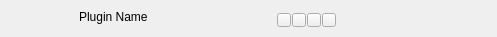
<?xml version="1.0" encoding="UTF-8"?>
<ui version="4.0">
 <class>PluginWidget</class>
 <widget class="QFrame" name="PluginWidget">
  <property name="geometry">
   <rect>
    <x>0</x>
    <y>0</y>
    <width>497</width>
    <height>37</height>
   </rect>
  </property>
  <property name="contextMenuPolicy">
   <enum>Qt::CustomContextMenu</enum>
  </property>
  <property name="windowTitle">
   <string>Frame</string>
  </property>
  <property name="lineWidth">
   <number>0</number>
  </property>
  <layout class="QHBoxLayout" name="horizontalLayout">
   <property name="spacing">
    <number>2</number>
   </property>
   <property name="leftMargin">
    <number>4</number>
   </property>
   <property name="topMargin">
    <number>2</number>
   </property>
   <property name="rightMargin">
    <number>4</number>
   </property>
   <property name="bottomMargin">
    <number>2</number>
   </property>
   <item>
    <widget class="QWidget" name="area_left" native="true">
     <layout class="QHBoxLayout" name="horizontalLayout_3">
      <property name="spacing">
       <number>1</number>
      </property>
      <property name="leftMargin">
       <number>0</number>
      </property>
      <property name="topMargin">
       <number>1</number>
      </property>
      <property name="rightMargin">
       <number>0</number>
      </property>
      <property name="bottomMargin">
       <number>4</number>
      </property>
      <item>
       <widget class="ScalableButton" name="b_enable">
        <property name="minimumSize">
         <size>
          <width>24</width>
          <height>24</height>
         </size>
        </property>
        <property name="maximumSize">
         <size>
          <width>24</width>
          <height>24</height>
         </size>
        </property>
        <property name="text">
         <string/>
        </property>
        <property name="icon">
         <iconset resource="../resources.qrc">
          <normaloff>:/bitmaps/button_off.png</normaloff>:/bitmaps/button_off.png</iconset>
        </property>
        <property name="iconSize">
         <size>
          <width>24</width>
          <height>24</height>
         </size>
        </property>
        <property name="checkable">
         <bool>true</bool>
        </property>
        <property name="flat">
         <bool>true</bool>
        </property>
       </widget>
      </item>
      <item>
       <widget class="ScalableButton" name="b_gui">
        <property name="minimumSize">
         <size>
          <width>24</width>
          <height>24</height>
         </size>
        </property>
        <property name="maximumSize">
         <size>
          <width>24</width>
          <height>24</height>
         </size>
        </property>
        <property name="text">
         <string/>
        </property>
        <property name="icon">
         <iconset resource="../resources.qrc">
          <normaloff>:/bitmaps/button_gui.png</normaloff>:/bitmaps/button_gui.png</iconset>
        </property>
        <property name="iconSize">
         <size>
          <width>24</width>
          <height>24</height>
         </size>
        </property>
        <property name="checkable">
         <bool>true</bool>
        </property>
        <property name="flat">
         <bool>true</bool>
        </property>
       </widget>
      </item>
      <item>
       <widget class="ScalableButton" name="b_edit">
        <property name="minimumSize">
         <size>
          <width>24</width>
          <height>24</height>
         </size>
        </property>
        <property name="maximumSize">
         <size>
          <width>24</width>
          <height>24</height>
         </size>
        </property>
        <property name="text">
         <string/>
        </property>
        <property name="icon">
         <iconset resource="../resources.qrc">
          <normaloff>:/bitmaps/button_edit.png</normaloff>:/bitmaps/button_edit.png</iconset>
        </property>
        <property name="iconSize">
         <size>
          <width>24</width>
          <height>24</height>
         </size>
        </property>
        <property name="checkable">
         <bool>true</bool>
        </property>
        <property name="flat">
         <bool>true</bool>
        </property>
       </widget>
      </item>
      <item>
       <widget class="QLabel" name="label_name">
        <property name="text">
         <string>Plugin Name</string>
        </property>
       </widget>
      </item>
     </layout>
    </widget>
   </item>
   <item>
    <spacer name="horizontalSpacer">
     <property name="orientation">
      <enum>Qt::Horizontal</enum>
     </property>
     <property name="sizeHint" stdset="0">
      <size>
       <width>40</width>
       <height>20</height>
      </size>
     </property>
    </spacer>
   </item>
   <item>
    <widget class="QWidget" name="area_right" native="true">
     <layout class="QHBoxLayout" name="horizontalLayout_2">
      <property name="spacing">
       <number>1</number>
      </property>
      <property name="leftMargin">
       <number>4</number>
      </property>
      <property name="topMargin">
       <number>4</number>
      </property>
      <property name="rightMargin">
       <number>0</number>
      </property>
      <property name="bottomMargin">
       <number>1</number>
      </property>
      <item>
       <widget class="LEDButton" name="led_control">
        <property name="minimumSize">
         <size>
          <width>14</width>
          <height>14</height>
         </size>
        </property>
        <property name="maximumSize">
         <size>
          <width>14</width>
          <height>14</height>
         </size>
        </property>
        <property name="text">
         <string/>
        </property>
        <property name="checkable">
         <bool>true</bool>
        </property>
       </widget>
      </item>
      <item>
       <widget class="LEDButton" name="led_midi">
        <property name="minimumSize">
         <size>
          <width>14</width>
          <height>14</height>
         </size>
        </property>
        <property name="maximumSize">
         <size>
          <width>14</width>
          <height>14</height>
         </size>
        </property>
        <property name="text">
         <string/>
        </property>
        <property name="checkable">
         <bool>true</bool>
        </property>
       </widget>
      </item>
      <item>
       <widget class="LEDButton" name="led_audio_in">
        <property name="minimumSize">
         <size>
          <width>14</width>
          <height>14</height>
         </size>
        </property>
        <property name="maximumSize">
         <size>
          <width>14</width>
          <height>14</height>
         </size>
        </property>
        <property name="text">
         <string/>
        </property>
        <property name="checkable">
         <bool>true</bool>
        </property>
       </widget>
      </item>
      <item>
       <widget class="LEDButton" name="led_audio_out">
        <property name="minimumSize">
         <size>
          <width>14</width>
          <height>14</height>
         </size>
        </property>
        <property name="maximumSize">
         <size>
          <width>14</width>
          <height>14</height>
         </size>
        </property>
        <property name="text">
         <string/>
        </property>
        <property name="checkable">
         <bool>true</bool>
        </property>
       </widget>
      </item>
      <item>
       <layout class="QVBoxLayout" name="verticalLayout_2">
        <property name="leftMargin">
         <number>6</number>
        </property>
        <item>
         <widget class="DigitalPeakMeter" name="peak_in" native="true">
          <property name="minimumSize">
           <size>
            <width>150</width>
            <height>0</height>
           </size>
          </property>
          <property name="maximumSize">
           <size>
            <width>150</width>
            <height>16777215</height>
           </size>
          </property>
         </widget>
        </item>
        <item>
         <widget class="DigitalPeakMeter" name="peak_out" native="true">
          <property name="minimumSize">
           <size>
            <width>150</width>
            <height>0</height>
           </size>
          </property>
          <property name="maximumSize">
           <size>
            <width>150</width>
            <height>16777215</height>
           </size>
          </property>
         </widget>
        </item>
       </layout>
      </item>
     </layout>
    </widget>
   </item>
  </layout>
 </widget>
 <customwidgets>
  <customwidget>
   <class>DigitalPeakMeter</class>
   <extends>QWidget</extends>
   <header>widgets/digitalpeakmeter.h</header>
   <container>1</container>
  </customwidget>
  <customwidget>
   <class>LEDButton</class>
   <extends>QPushButton</extends>
   <header>widgets/ledbutton.h</header>
  </customwidget>
  <customwidget>
   <class>ScalableButton</class>
   <extends>QPushButton</extends>
   <header>widgets/scalablebutton.h</header>
  </customwidget>
 </customwidgets>
 <resources>
  <include location="../resources.qrc"/>
 </resources>
 <connections/>
</ui>
